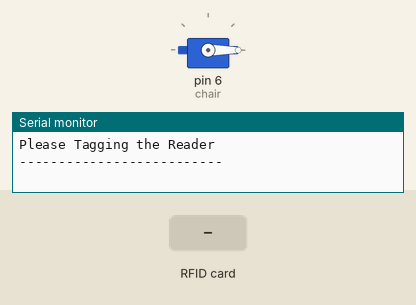
The sketch below on a simulated Arduino Uno, built with avr-gcc and run on an emulated ATmega328P. Parts: servo, the last lines printed to the serial monitor. Inputs (shaded band) come from the test bench.

Above: at 1.2 s.
1.3 s: RFID card F3 BD CD 8B held to the reader
At 2.5 s:
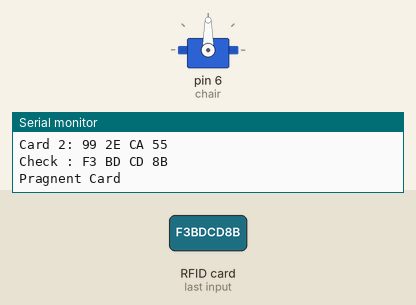
2.8 s: RFID card 99 2E CA 55 held to the reader
At 3.3 s:
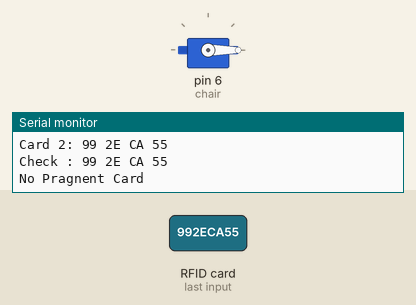
Timing chart, 0 to 5.8 s (numbered marks = the images above; inputs shaded):
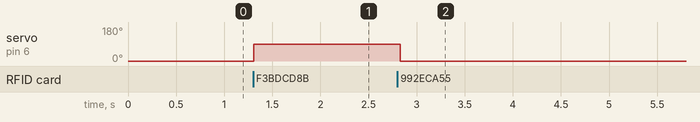

Measured:
- after the input at 1.3 s, servo on pin 6 (chair): 0° → 90° at once
- after the input at 2.8 s, servo on pin 6 (chair): 90° → 0° at once

The sketch:

servoControlByRFID.ino
```cpp
 /*
 Typical pin layout used:
   -----------------------------------------------------------------------------------------
               MFRC522      Arduino       Arduino   Arduino    Arduino          Arduino
               Reader/PCD   Uno/101       Mega      Nano v3    Leonardo/Micro   Pro Micro
   Signal      Pin          Pin           Pin       Pin        Pin              Pin
   -----------------------------------------------------------------------------------------
   RST/Reset   RST          9             5         D9         RESET/ICSP-5     RST
   SPI SS      SDA(SS)      10            53        D10        10               10
   SPI MOSI    MOSI         11 / ICSP-4   51        D11        ICSP-4           16
   SPI MISO    MISO         12 / ICSP-1   50        D12        ICSP-1           14
   SPI SCK     SCK          13 / ICSP-3   52        D13        ICSP-3           15
*/

#include <SPI.h>
#include <MFRC522.h>
#include <EEPROM.h>
#include <Servo.h>

#define RST_PIN 9
#define SS_PIN 10
#define chair 6

MFRC522 mfrc522(SS_PIN, RST_PIN);
MFRC522::MIFARE_Key key;
Servo myServo;

String card1 = "F3 BD CD 8B"; //임산부입니다.(태그 넘버를 미리 확인하고 기록해두어야 동작함)
String card2 = "99 2E CA 55"; //임산부가 아닙니다.
String currentTagId = "";
boolean state = false;

void setup() {
  Serial.begin(9600);
  SPI.begin();
  mfrc522.PCD_Init();
  pinMode(chair, OUTPUT);
  myServo.attach(6);
  myServo.write(0);

  Serial.println("Please Tagging the Reader");
  Serial.println("--------------------------");
  Serial.println();
}

void loop() {
  if ( ! mfrc522.PICC_IsNewCardPresent()) {
    return;
  }
  if ( ! mfrc522.PICC_ReadCardSerial()) {
    return;
  }

  for (byte i = 0; i < mfrc522.uid.size; i++)
  {
    currentTagId += mfrc522.uid.uidByte[i] < 0x10 ? " 0" : " ";
    currentTagId += String(mfrc522.uid.uidByte[i], HEX);
  }

  currentTagId.trim();
  currentTagId.toUpperCase();

  Serial.print("Card 1: ");
  Serial.println(card1);
  Serial.print("Card 2: ");
  Serial.println(card2);
  Serial.print("Check : ");
  Serial.println(currentTagId);


  Serial.println();

  if (currentTagId == card1) {
    // Serial.println(state); //임산부 의자 개폐 확인용
    if (state == false) {
      myServo.write(90);
      Serial.println("Pragnent Card");
      state = true;
      currentTagId = "";
      delay(500);
    } else {
      myServo.write(0);
      Serial.println("Close the Chair");
      state = false;
      currentTagId = "";
      delay(500);
    }
  }
  if (currentTagId == card2) {
    myServo.write(0);
    Serial.println("No Pragnent Card");
    state = false;
    currentTagId = "";
    delay(500);
  }
  Serial.println();
  delay(200);

}
```
